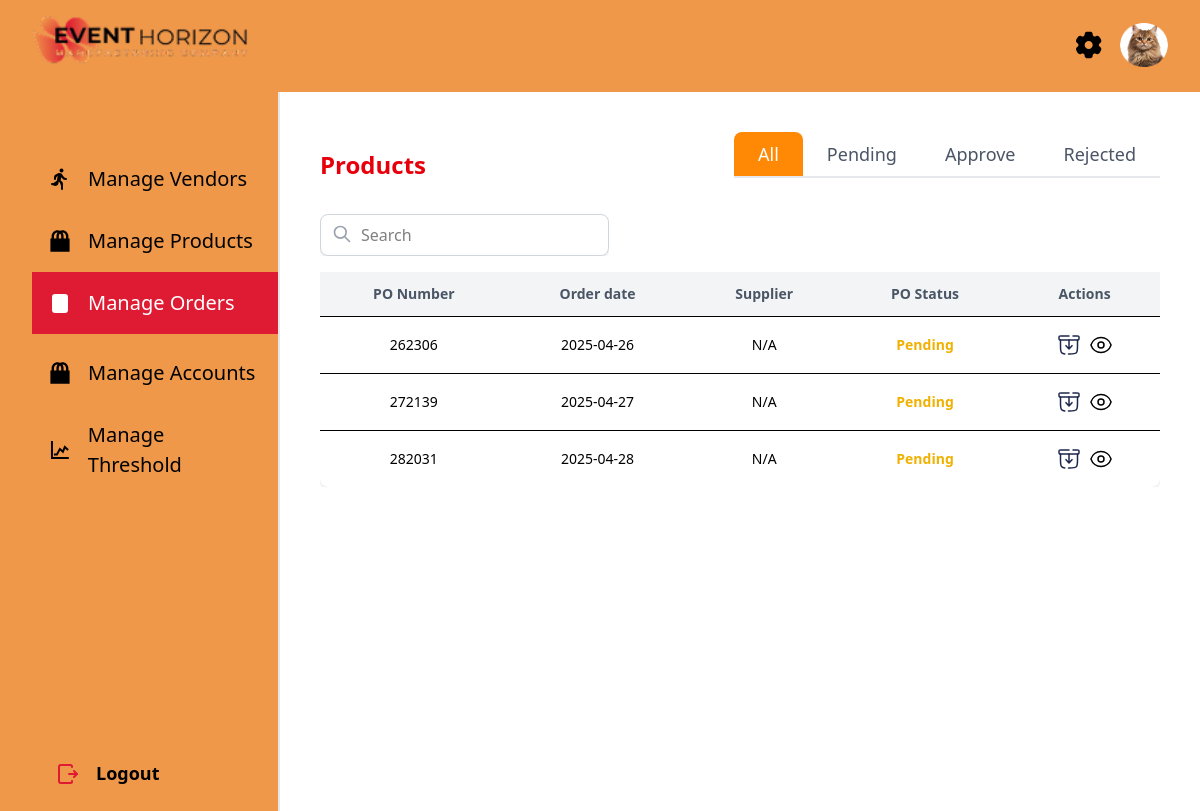
The page /router/admin-main.php?module=orders on the database as committed earlier.
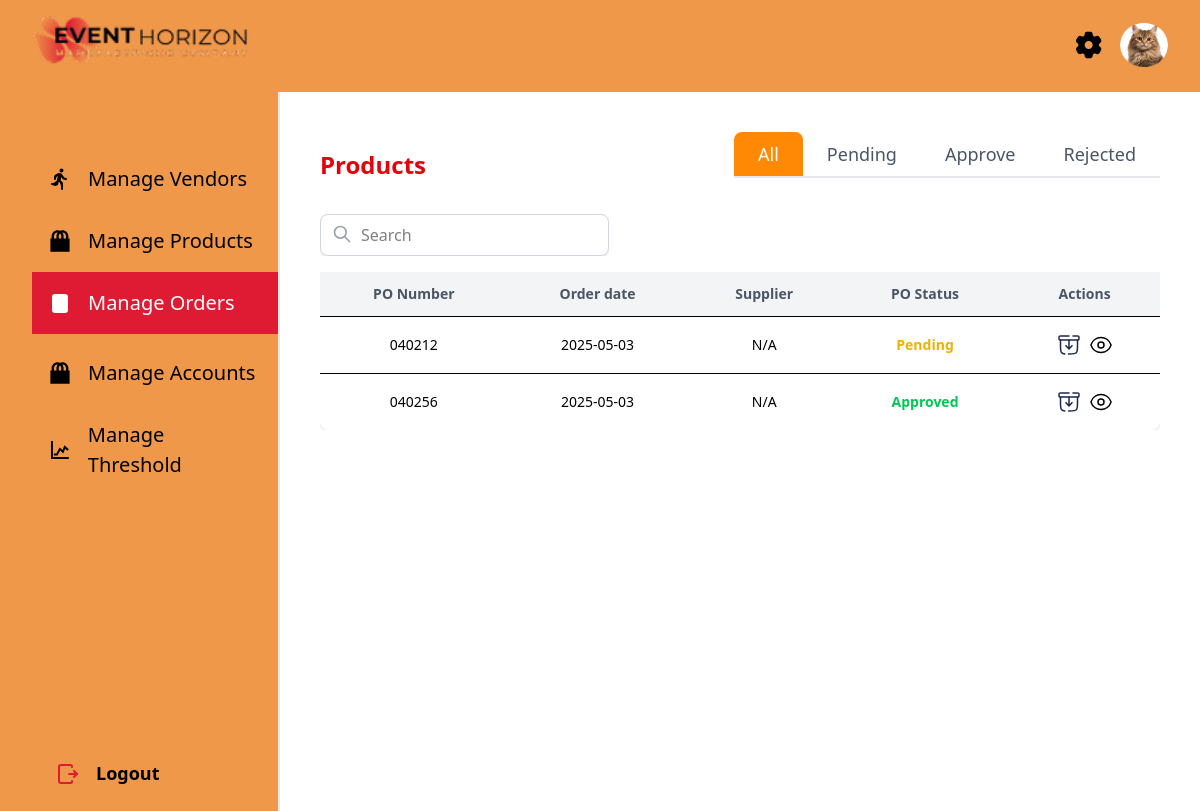
The same page on the database as committed later.
### tables this page shows
CREATE TABLE `orders` (
  `po_number` varchar(100) NOT NULL,
  `vendor_number` int(11) DEFAULT NULL,
  `invoice_number` varchar(100) DEFAULT NULL,
  `product_number` bigint(20) DEFAULT NULL,
  `order_date` date DEFAULT NULL,
  `po_type` varchar(50) DEFAULT NULL,
  `priority_level` varchar(50) DEFAULT NULL,
  `po_status` enum('pending','approved','rejected') DEFAULT NULL,
  `delivery_status` enum('pending','delivered','cancelled') DEFAULT NULL,
  `delivery_address` text DEFAULT NULL,
  `expected_delivery` date DEFAULT NULL,
  `order_notes` text DEFAULT NULL,
  `quantity` int(11) DEFAULT NULL,
  `unit_price` decimal(10,2) DEFAULT NULL,
  `payment_method` varchar(50) DEFAULT NULL,
  `created_at` timestamp NOT NULL DEFAULT current_timestamp(),
  `updated_at` timestamp NOT NULL DEFAULT current_timestamp() ON UPDATE current_timestamp()
);

### router/admin-main.php (called while the page is built, shortened)
<?php
include('../admin-layout.php');

### tables/tables-admin/OrdersTable.php (shortened to what this page needs)
<div class="overflow-y-auto max-h-[65vh] custom-scrollbar">
    <table id="productTable" class="min-w-full bg-white rounded-lg shadow">
        <thead class="bg-gray-100 sticky top-0">
            <tr class="text-center text-sm text-gray-600">
                <th class="px-6 py-3 text-center">PO Number</th>
                <th class="px-6 py-3 text-center">Order date</th>
                <th class="px-6 py-3 text-center">Supplier</th>
                <th class="px-6 py-3 text-center">PO Status </th>
                <th class="px-6 py-3 text-center">Actions</th>
            </tr>
        </thead>
        <tbody>
            <?php if (!empty($addorders)): ?>
                <?php foreach ($addorders as $order): ?>
                    <tr class="border-t text-sm text-center">
                        <td class="px-6 py-4"><?php echo htmlspecialchars($order['po_number']); ?></td>
                        <td class="px-6 py-4"><?php echo htmlspecialchars($order['order_date']); ?></td>
                        <td class="px-6 py-4"><?php echo htmlspecialchars($order['supplier_name'] ?? 'N/A'); ?></td>
                        <td class="px-6 py-4">
                            <?php
                            $status = htmlspecialchars($order['po_status']);
                            if ($status == 'approved') {
                                echo '<span class="text-green-500 font-semibold">Approved</span>';
                            } elseif ($status == 'rejected') {
                                echo '<span class="text-red-500 font-semibold">Rejected</span>';
                            } else if ($status == 'pending') {
                                echo '<span class="text-yellow-500 font-semibold">Pending</span>';
                            } else {
                                echo '<span class="text-gray-500 font-semibold">Inactive</span>';
                            }
                            ?>
                        </td>
                        <td class="px-6 py-4 flex items-center justify-center space-x-2">
                           <a href="#" data-order-id="<?php echo $order['po_number']; ?>" class="text-yellow-500 hover:scale-110 archiveOrderBtn">
                            </a>
                            <button
                                data-target=".exampleModal-<?php echo htmlspecialchars($order['po_number']); ?>"
                                type="button"
                                class="viewOrderBtn text-red-500 hover:scale-110">
                            </button>
                        </td>
                    </tr>
                <?php endforeach; ?>
            <?php else: ?>
                <tr>
                    <td colspan="6" class="text-center py-4">No orders found.</td>
                </tr>
            <?php endif; ?>
        </tbody>
    </table>
</div>

Rows that differ between the two databases and show on the page:
removed orders: po_number "262306", order_date "2025-04-26", supplier_name "N/A", po_status "Pending"
removed orders: po_number "272139", order_date "2025-04-27", supplier_name "N/A", po_status "Pending"
removed orders: po_number "282031", order_date "2025-04-28", supplier_name "N/A", po_status "Pending"
added orders: po_number "040212", order_date "2025-05-03", supplier_name "N/A", po_status "Pending"
added orders: po_number "040256", order_date "2025-05-03", supplier_name "N/A", po_status "Approved"
